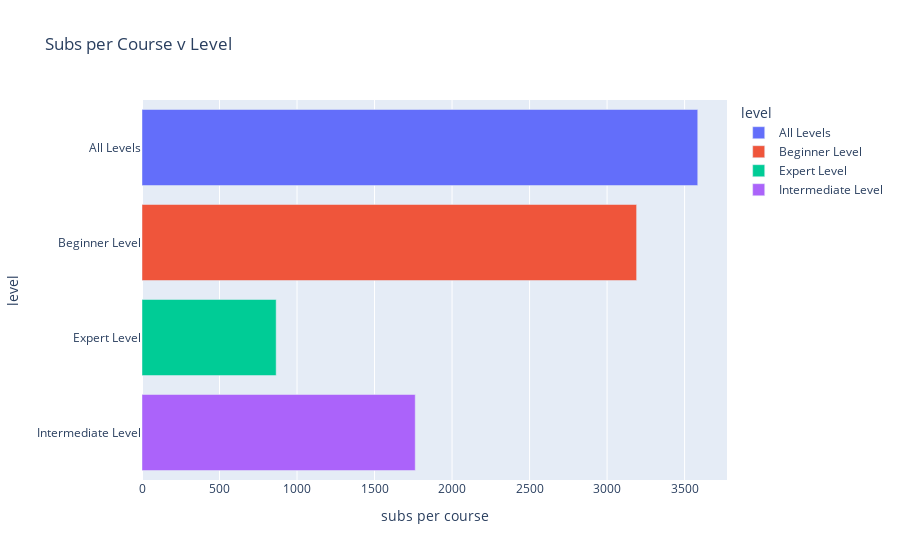

Notebook source saved alongside this figure:
### Code cell
fig =px.bar(data_frame=norm_level,x='subs per course', y='level', color='level', title='Subs per Course v Level')
fig.show()

### Figure 1 — Plotly figure (JSON) as saved in the notebook; plotly's stock layout.template omitted (floating-point values rounded to 4 significant figures)
{"data": [{"alignmentgroup": "True", "hovertemplate": "level=%{y}<br>subs per course=%{x}<extra></extra>", "legendgroup": "All Levels", "marker": {"color": "#636efa"}, "name": "All Levels", "offsetgroup": "All Levels", "orientation": "h", "showlegend": true, "textposition": "auto", "type": "bar", "x": [3585.0], "xaxis": "x", "y": ["All Levels"], "yaxis": "y"}, {"alignmentgroup": "True", "hovertemplate": "level=%{y}<br>subs per course=%{x}<extra></extra>", "legendgroup": "Beginner Level", "marker": {"color": "#EF553B"}, "name": "Beginner Level", "offsetgroup": "Beginner Level", "orientation": "h", "showlegend": true, "textposition": "auto", "type": "bar", "x": [3190.0], "xaxis": "x", "y": ["Beginner Level"], "yaxis": "y"}, {"alignmentgroup": "True", "hovertemplate": "level=%{y}<br>subs per course=%{x}<extra></extra>", "legendgroup": "Expert Level", "marker": {"color": "#00cc96"}, "name": "Expert Level", "offsetgroup": "Expert Level", "orientation": "h", "showlegend": true, "textposition": "auto", "type": "bar", "x": [865.4], "xaxis": "x", "y": ["Expert Level"], "yaxis": "y"}, {"alignmentgroup": "True", "hovertemplate": "level=%{y}<br>subs per course=%{x}<extra></extra>", "legendgroup": "Intermediate Level", "marker": {"color": "#ab63fa"}, "name": "Intermediate Level", "offsetgroup": "Intermediate Level", "orientation": "h", "showlegend": true, "textposition": "auto", "type": "bar", "x": [1762.0], "xaxis": "x", "y": ["Intermediate Level"], "yaxis": "y"}], "layout": {"barmode": "relative", "legend": {"title": {"text": "level"}, "tracegroupgap": 0}, "title": {"text": "Subs per Course v Level"}, "xaxis": {"anchor": "y", "domain": [0, 1], "title": {"text": "subs per course"}}, "yaxis": {"anchor": "x", "categoryarray": ["Intermediate Level", "Expert Level", "Beginner Level", "All Levels"], "categoryorder": "array", "domain": [0, 1], "title": {"text": "level"}}}}
